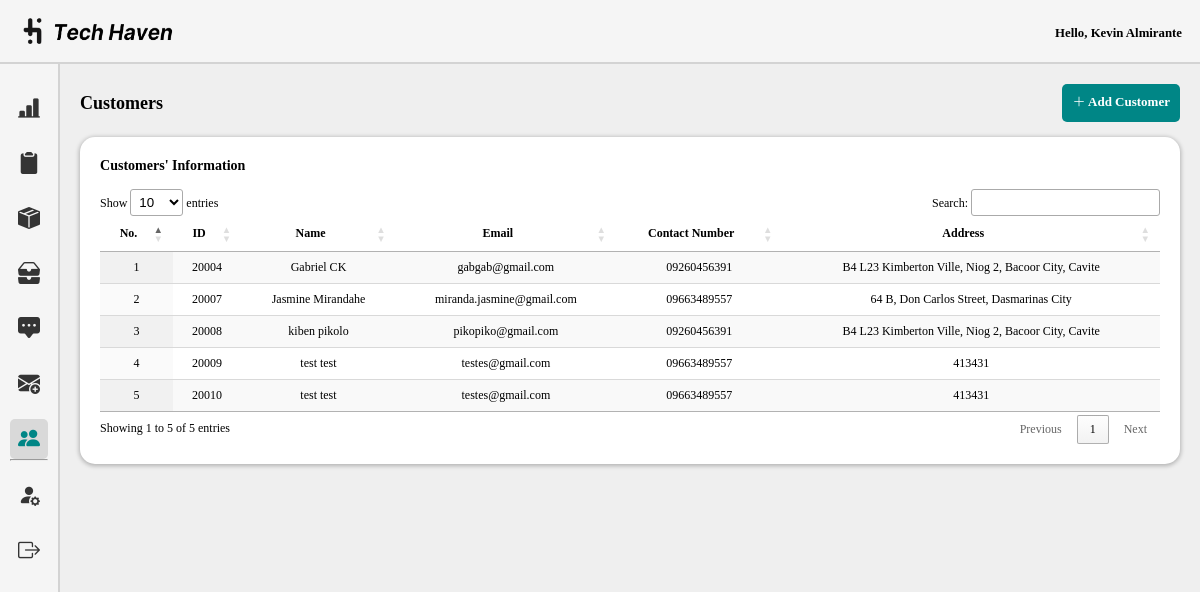
The page /admin/users.php (signed in) on the database as committed earlier.
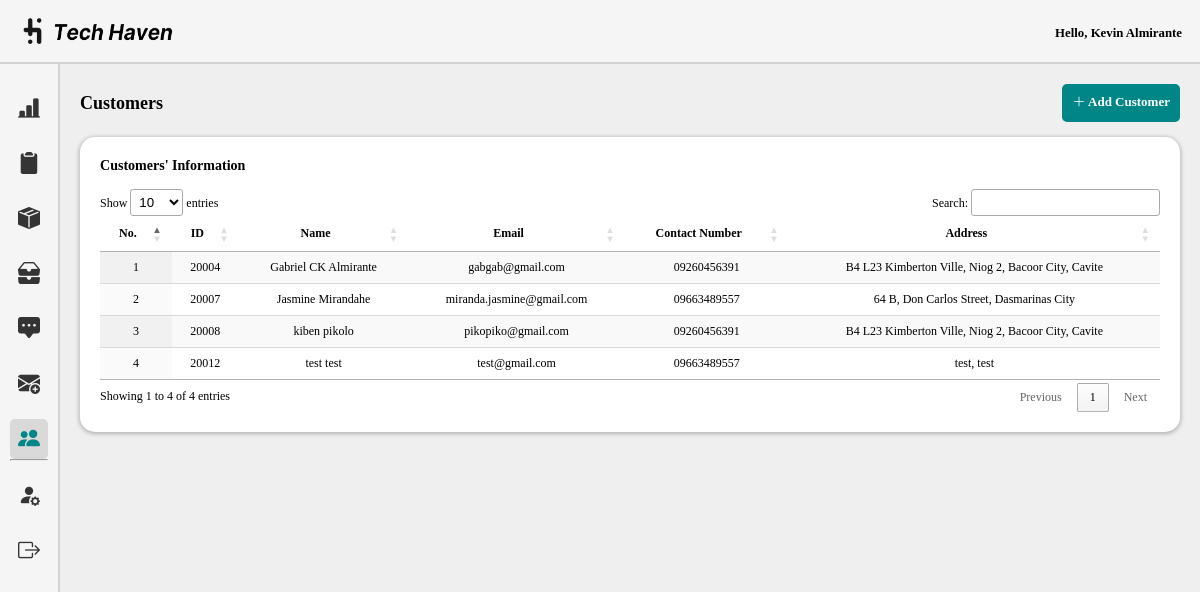
The same page on the database as committed later.
### tables this page shows
CREATE TABLE `customerinfo` (
  `customerID` int(100) NOT NULL,
  `name` text NOT NULL,
  `email` varchar(250) NOT NULL,
  `contactNum` varchar(100) NOT NULL,
  `address` varchar(250) NOT NULL,
  `password` varchar(100) NOT NULL
);

### admin/users.php (the view, shortened to what the changed rows need)
<!DOCTYPE html>
<html lang="en">
<head>
    <link rel="stylesheet" href="css/dashboard.css">
    <link rel="stylesheet" href="../assets/font/inter.css">
    <link rel="stylesheet" href="../node_modules/bootstrap-icons/font/bootstrap-icons.css">
    <link rel="stylesheet" type="text/css" href="https://cdn.datatables.net/1.10.25/css/jquery.dataTables.css">
</head>
<body>
    <section class="container">
    <div class="dashboard-content">
            <div class="heading-container">
        <h1>Customers</h1>
            <div class="heading-buttons">
            </div>
        </div>
<br>
        <div class = "wrapper-dashboard">
        <h3>Customers' Information</h3><br>
       <table id="example" class="display" style="width:100%">
            <thead>
                <tr>
                    <th>No.</th>
                    <th>ID</th>
                    <th>Name</th>
                    <th>Email</th>
                    <th>Contact Number</th>
                    <th>Address</th>
                </tr>
            </thead>
            <tbody>
                <?php
                $servername = "localhost";
                $username = "root";
                $password = "";
                $dbname = "th_db";
                $conn = new mysqli($servername, $username, $password, $dbname);
                $sql = "SELECT customerID, name, email, contactNum, address FROM customerInfo";
                $result = $conn->query($sql);
                if ($result->num_rows > 0) {
                    $counter = 1;
                    while($row = $result->fetch_assoc()) {
                        echo "<tr>";
                        echo "<td>" . $counter . "</td>";
                        echo "<td>" . $row["customerID"] . "</td>";
                        echo "<td>" . $row["name"] . "</td>";
                        echo "<td>" . $row["email"] . "</td>";
                        echo "<td>" . $row["contactNum"] . "</td>";
                        echo "<td>" . $row["address"] . "</td>";
                        echo "</tr>";
                        $counter++;
                    }
                } else {
                    echo "<tr><td colspan='6'>No results found</td></tr>";
                }
                ?>
            </tbody>
        </table>
        </div>
    </div>
    </section>
</body>
</html>

Rows that differ between the two databases and show on the page:
removed customerinfo: customerID "20009", name "test test", email "testes@gmail.com", contactNum "09663489557", address "413431"
removed customerinfo: customerID "20010", name "test test", email "testes@gmail.com", contactNum "09663489557", address "413431"
changed customerinfo "gabgab@gmail.com": name "Gabriel CK" → "Gabriel CK Almirante"
added customerinfo: customerID "20012", name "test test", email "test@gmail.com", contactNum "09663489557", address "test, test"
Other text that changed with them:
text written by a page script: "Show entries Search: Showing 1 to 5 of 5 entries Previous 1 Next" → "Show entries Search: Showing 1 to 4 of 4 entries Previous 1 Next"
